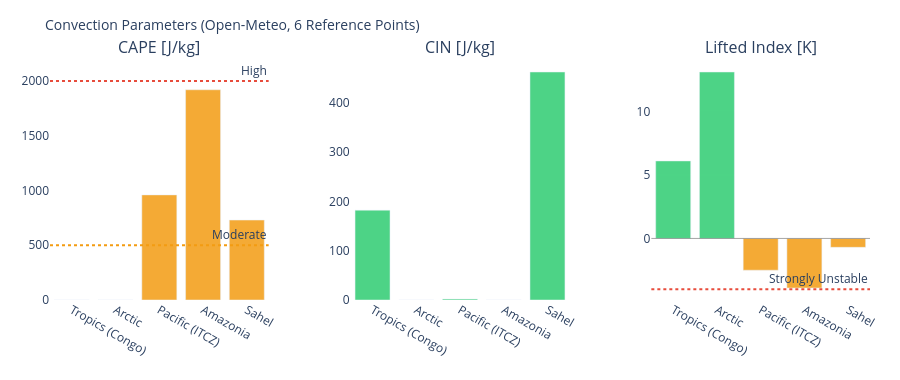

The code cell stored with this chart in its notebook:
### Markdown cell above
---
## 3. Visualizations

### Code cell
# ============================================================
# CAPE / CIN / LIFTED INDEX – Convection potential
# ============================================================

if not df_atm.empty:
    fig = make_subplots(
        rows=1, cols=3,
        subplot_titles=['CAPE [J/kg]', 'CIN [J/kg]', 'Lifted Index [K]'],
        horizontal_spacing=0.1
    )
    pts = df_atm['point'].tolist()
    pt_colors = ['#E85D24','#185FA5','#888780','#378ADD','#639922','#F2A623']

    # CAPE – höher = mehr Gewitterpotential
    cape_vals = df_atm['cape'].fillna(0).tolist()
    cape_colors = ['#e74c3c' if v > 2000 else '#f39c12' if v > 500 else '#2ecc71'
                   for v in cape_vals]
    fig.add_trace(go.Bar(x=pts, y=cape_vals, marker_color=cape_colors,
                         opacity=0.85, showlegend=False), row=1, col=1)
    fig.add_hline(y=2000, line_dash='dot', line_color='#e74c3c',
                  annotation_text='High', row=1, col=1)
    fig.add_hline(y=500,  line_dash='dot', line_color='#f39c12',
                  annotation_text='Moderate', row=1, col=1)

    # CIN – negativer = stärker gedeckelt (weniger Auslöse)
    cin_vals = df_atm['cin'].fillna(0).tolist()
    cin_colors = ['#e74c3c' if v < -200 else '#f39c12' if v < -50 else '#2ecc71'
                  for v in cin_vals]
    fig.add_trace(go.Bar(x=pts, y=cin_vals, marker_color=cin_colors,
                         opacity=0.85, showlegend=False), row=1, col=2)

    # Lifted Index – negativ = instabil
    li_vals = df_atm['li'].fillna(0).tolist()
    li_colors = ['#e74c3c' if v < -4 else '#f39c12' if v < 0 else '#2ecc71'
                 for v in li_vals]
    fig.add_trace(go.Bar(x=pts, y=li_vals, marker_color=li_colors,
                         opacity=0.85, showlegend=False), row=1, col=3)
    fig.add_hline(y=0, line_color='gray', line_width=0.7, row=1, col=3)
    fig.add_hline(y=-4, line_dash='dot', line_color='#e74c3c',
                  annotation_text='Strongly Unstable', row=1, col=3)

    fig.update_layout(
        title=dict(text='Convection Parameters (Open-Meteo, 6 Reference Points)', font=dict(size=14)),
        height=380, plot_bgcolor='rgba(0,0,0,0)', paper_bgcolor='rgba(0,0,0,0)',
        margin=dict(l=50, r=30, t=60, b=80)
    )
    fig.update_xaxes(tickangle=30)
    fig.show()

### Figure 1 — Plotly figure (JSON) as saved in the notebook; plotly's stock layout.template omitted (floating-point values rounded to 4 significant figures)
{"data": [{"marker": {"color": ["#2ecc71", "#2ecc71", "#f39c12", "#f39c12", "#f39c12"]}, "opacity": 0.85, "showlegend": false, "type": "bar", "x": ["Tropics (Congo)", "Arctic", "Pacific (ITCZ)", "Amazonia", "Sahel"], "xaxis": "x", "y": [0.0, 0.0, 960.0, 1920.0, 730.0], "yaxis": "y"}, {"marker": {"color": ["#2ecc71", "#2ecc71", "#2ecc71", "#2ecc71", "#2ecc71"]}, "opacity": 0.85, "showlegend": false, "type": "bar", "x": ["Tropics (Congo)", "Arctic", "Pacific (ITCZ)", "Amazonia", "Sahel"], "xaxis": "x2", "y": [182.0, 0.0, 2.0, 0.0, 462.0], "yaxis": "y2"}, {"marker": {"color": ["#2ecc71", "#2ecc71", "#f39c12", "#f39c12", "#f39c12"]}, "opacity": 0.85, "showlegend": false, "type": "bar", "x": ["Tropics (Congo)", "Arctic", "Pacific (ITCZ)", "Amazonia", "Sahel"], "xaxis": "x3", "y": [6.1, 13.1, -2.5, -3.9, -0.7], "yaxis": "y3"}], "layout": {"annotations": [{"font": {"size": 16}, "showarrow": false, "text": "CAPE [J/kg]", "x": 0.1333, "xanchor": "center", "xref": "paper", "y": 1.0, "yanchor": "bottom", "yref": "paper"}, {"font": {"size": 16}, "showarrow": false, "text": "CIN [J/kg]", "x": 0.5, "xanchor": "center", "xref": "paper", "y": 1.0, "yanchor": "bottom", "yref": "paper"}, {"font": {"size": 16}, "showarrow": false, "text": "Lifted Index [K]", "x": 0.8667, "xanchor": "center", "xref": "paper", "y": 1.0, "yanchor": "bottom", "yref": "paper"}, {"showarrow": false, "text": "High", "x": 1, "xanchor": "right", "xref": "x domain", "y": 2000, "yanchor": "bottom", "yref": "y"}, {"showarrow": false, "text": "Moderate", "x": 1, "xanchor": "right", "xref": "x domain", "y": 500, "yanchor": "bottom", "yref": "y"}, {"showarrow": false, "text": "Strongly Unstable", "x": 1, "xanchor": "right", "xref": "x3 domain", "y": -4, "yanchor": "bottom", "yref": "y3"}], "height": 380, "margin": {"b": 80, "l": 50, "r": 30, "t": 60}, "paper_bgcolor": "rgba(0,0,0,0)", "plot_bgcolor": "rgba(0,0,0,0)", "shapes": [{"line": {"color": "#e74c3c", "dash": "dot"}, "type": "line", "x0": 0, "x1": 1, "xref": "x domain", "y0": 2000, "y1": 2000, "yref": "y"}, {"line": {"color": "#f39c12", "dash": "dot"}, "type": "line", "x0": 0, "x1": 1, "xref": "x domain", "y0": 500, "y1": 500, "yref": "y"}, {"line": {"color": "gray", "width": 0.7}, "type": "line", "x0": 0, "x1": 1, "xref": "x3 domain", "y0": 0, "y1": 0, "yref": "y3"}, {"line": {"color": "#e74c3c", "dash": "dot"}, "type": "line", "x0": 0, "x1": 1, "xref": "x3 domain", "y0": -4, "y1": -4, "yref": "y3"}], "title": {"font": {"size": 14}, "text": "Convection Parameters (Open-Meteo, 6 Reference Points)"}, "xaxis": {"anchor": "y", "domain": [0.0, 0.2667], "tickangle": 30}, "xaxis2": {"anchor": "y2", "domain": [0.3667, 0.6333], "tickangle": 30}, "xaxis3": {"anchor": "y3", "domain": [0.7333, 1.0], "tickangle": 30}, "yaxis": {"anchor": "x", "domain": [0.0, 1.0]}, "yaxis2": {"anchor": "x2", "domain": [0.0, 1.0]}, "yaxis3": {"anchor": "x3", "domain": [0.0, 1.0]}}}
